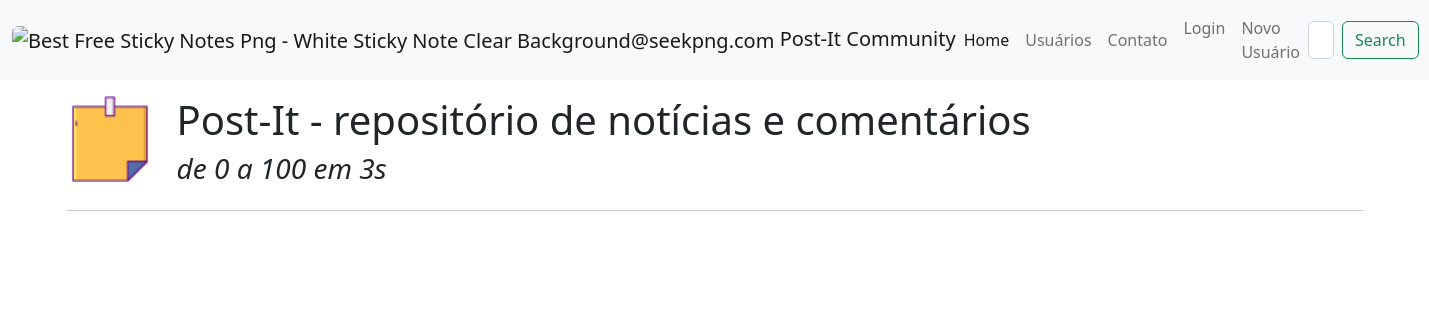
The app's page /, older data.
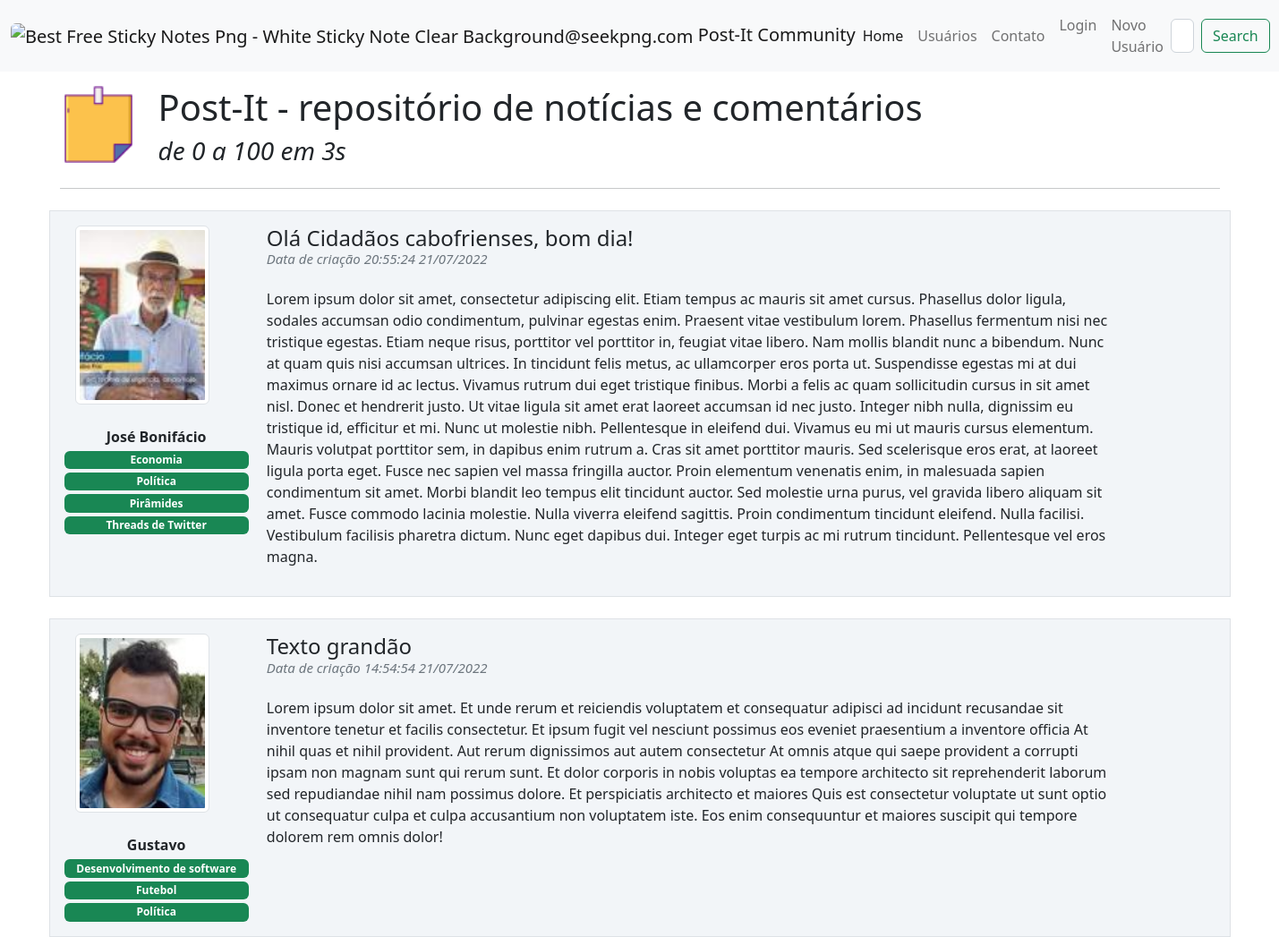
The same page, newer data.
### post_it/models.py (models this page shows, shortened)
class Post(database.Model):
    id = database.Column(database.Integer, primary_key=True)
    titulo = database.Column(database.String, nullable=False)
    corpo = database.Column(database.Text, nullable=False)
    data_criacao = database.Column(database.DateTime, nullable=False, default=datetime.utcnow())
    id_usuario = database.Column(database.Integer, database.ForeignKey('usuario.id'), nullable=False)
    resposta = database.relationship('Resposta', backref='post', lazy=True)

class Usuario(database.Model, UserMixin):
    id = database.Column(database.Integer, primary_key=True)
    username = database.Column(database.String, nullable=False)
    senha = database.Column(database.String, nullable=False)
    email = database.Column(database.String, nullable=False, unique=True)
    foto_perfil = database.Column(database.String, default='default.png')
    posts = database.relationship('Post', backref='author', lazy=True)
    interesses = database.Column(database.String, nullable=False, default='Não informado')

### post_it/routes.py (the view)
@app.route('/')
def home():
    posts = Post.query.order_by(Post.id.desc())
    return render_template('home.html', posts=posts)

### post_it/templates/home.html (shortened to what this page needs)
{% extends 'base.html'%}
{% block body%}
<div class="container">
        <div class="row">
            <div class="col col-1 mt-3">
                <img class="img-fluid" height="100" width="100">
            </div>
            <div class="col col-9">
            <h1 class="mt-3" style="text-align-left">
                Post-It - repositório de notícias e comentários
            </h1>
                <h3> <i>de 0 a 100 em 3s</i></h3>
            </div>
        </div>
    <hr>
    {% for post in posts %}
    <div class = "row border mt-4 p-3 meupost">
        <div class = "col col-2 text-center">
            <div class="image pe-2">
               <img src="{{ url_for('static', filename='fotos_perfil/{}'.format(post.author.foto_perfil))}}" alt="{{ url_for('static', filename='fotos_perfil/{}'.format('default.png'))}}" class="box-foto-post img-thumbnail rounded"  >
                <br></b><strong>{{ post.author.username}}</strong><br>
                <div class="row justify-content-center">
                {% for interesse in post.author.interesses.split(';') %}
                    <span class="badge bg-success mt-1">{{ interesse }}</span>
                {% endfor %}
                </div>
            </div>
        </div>
        <div class = "col col-9">
            <a style="text-decoration:none; color:inherit" href="{{ url_for('exibir_post', post_id=post.id) }}">
                <h4>{{post.titulo}}
                    <small class="text-muted d-flex align-items-start" style="font-size: 15px">
                        <p class="fst-italic">Data de criação {{post.data_criacao.strftime('%H:%M:%S %d/%m/%Y')}}</p>
                    </small>
                </h4>
            </a>
            <p class="justify-content-center">{{ post.corpo }}</p>
        </div>
    </div>
    {% endfor %}
</div>
{% endblock%}

### post_it/templates/base.html (shortened to what this page needs)
<!DOCTYPE html>
<html lang="pt-br">
<head>
    <link href="https://cdn.jsdelivr.net/npm/bootstrap@5.2.0-beta1/dist/css/bootstrap.min.css" rel="stylesheet">
    <link rel="stylesheet" type="text/css" href="{{url_for('static', filename='main.css')}}"
    <link rel="shortcut icon" type="imagex/png" href="post_it/static/fotos_perfil/icons8-sticky-note-64.png">
</head>
<body>
  {% include 'navbar.html' %}
  {% block body %}
  {% endblock %}
</body>
</html>

### post_it/templates/navbar.html (shortened to what this page needs)
<nav class="navbar navbar-expand-lg bg-light">
  <div class="container-fluid">
    <a class="navbar-brand" href="{{ url_for('home') }}">
      <img class='img-fluid rounded' height="40" width="40"  src="https://www.seekpng.com/png/detail/12-123414_best-free-sticky-notes-png-white-sticky-note.png" alt="Best Free Sticky Notes Png - White Sticky Note Clear Background@seekpng.com">
      Post-It Community</a>
    <div class="collapse navbar-collapse" id="navbarSupportedContent">
      <ul class="navbar-nav me-auto mb-2 mb-lg-0">
        <li class="nav-item">
          <a class="nav-link active" aria-current="page" href="{{ url_for('home') }}">Home</a>
        </li>
        <li class="nav-item">
          <a class="nav-link" href="{{ url_for('users') }}">Usuários</a>
        </li>
        <li class="nav-item">
          <a class="nav-link" href="{{ url_for('contato') }}">Contato</a>
        </li>
      </ul>
      {% if current_user.is_authenticated %}
       <ul class="navbar-nav d-flex">
          <li class="nav-item">
            <a class="nav-link" href="{{ url_for('criar_post')}}">Criar Post</a>
          </li>
         <li class="nav-item">
            <a class="nav-link" href="{{ url_for('perfil')}}">Meu Perfil</a>
          </li>
         <li class="nav-item">
           <a class="nav-link fw-light" >{{ current_user.email }}</a>
         </li>
         <li class="nav-item">
            <a class="nav-link" href="{{ url_for('sair')}}">Sair</a>
          </li>
        </ul>
      {% else %}
        <ul class="navbar-nav d-flex">
          <li class="nav-item">
            <a class="nav-link" href="{{ url_for('login')}}">Login</a>
          </li>
          <li class="nav-item">
            <a class="nav-link" href="{{ url_for('login')}}">Novo Usuário</a>
          </li>
        </ul>
      {% endif %}
      <form class="d-flex" role="search">
        <input class="form-control me-2" type="search" placeholder="Search" aria-label="Search">
        <button class="btn btn-outline-success" type="submit">Search</button>
      </form>
    </div>
  </div>
</nav>

### post_it/static/main.css (style rules this page uses)
.meupost { background: #f2f5f8 !important; }
.box-foto-post { max-width:100%; width: 150px; height: 200px; object-fit: cover; display: block; }

Row changes from the older to the newer data that the page shows:
added Post: foto_perfil (picture), author.username "José Bonifácio", interesse "Economia" "Política" "Pirâmides" "Threads de Twitter", titulo "Olá Cidadãos cabofrienses, bom dia!", data_criacao "20:55:24 21/07/2022", corpo "Lorem ipsum dolor sit amet, consectetur adipiscing elit. Etiam tempus ac mauris sit amet cursus. Phasellus dolor ligula, sodales accumsan odio condimentum, pulvinar egestas enim. Praesent vitae vestibulum lorem. Phasellus fermentum nisi nec tristique egestas. Etiam neque risus, porttitor vel porttitor in, feugiat vitae libero. Nam mollis blandit nunc a bibendum. Nunc at quam quis nisi accumsan ultrices. In tincidunt felis metus, ac ullamcorper eros porta ut. Suspendisse egestas mi at dui maximus ornare id ac lectus. Vivamus rutrum dui eget tristique finibus. Morbi a felis ac quam sollicitudin cursus in sit amet nisl. Donec et hendrerit justo. Ut vitae ligula sit amet erat laoreet accumsan…"
added Post: foto_perfil (picture), author.username "Gustavo", interesse "Desenvolvimento de software" "Futebol" "Política", titulo "Texto grandão", data_criacao "14:54:54 21/07/2022", corpo "Lorem ipsum dolor sit amet. Et unde rerum et reiciendis voluptatem et consequatur adipisci ad incidunt recusandae sit inventore tenetur et facilis consectetur. Et ipsum fugit vel nesciunt possimus eos eveniet praesentium a inventore officia At nihil quas et nihil provident. Aut rerum dignissimos aut autem consectetur At omnis atque qui saepe provident a corrupti ipsam non magnam sunt qui rerum sunt. Et dolor corporis in nobis voluptas ea tempore architecto sit reprehenderit laborum sed repudiandae nihil nam possimus dolore. Et perspiciatis architecto et maiores Quis est consectetur voluptate ut sunt optio ut consequatur culpa et culpa accusantium non voluptatem iste. Eos enim consequuntur…"
